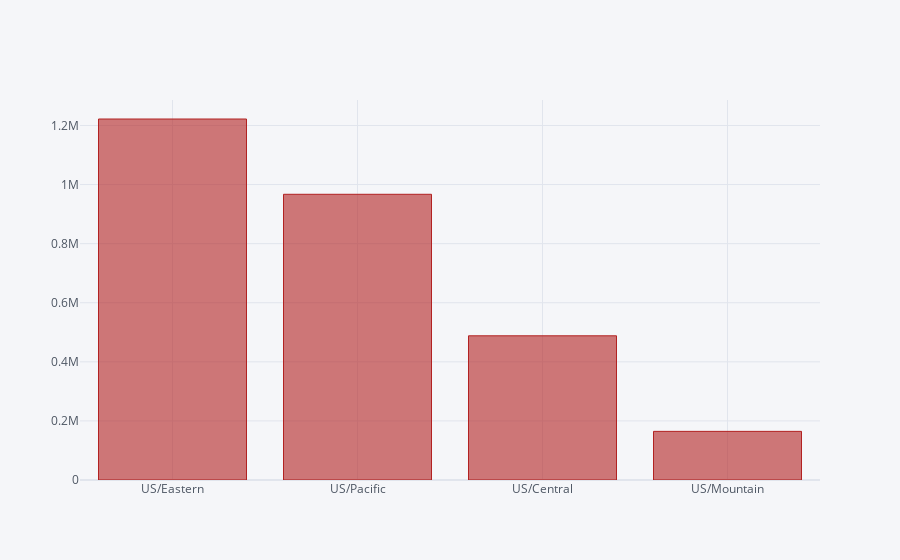

The notebook cell this image was saved under:
### Markdown cell above
## Timezone count with number of accident for each

### Code cell
df_accident['Timezone'].value_counts().compute().iplot(kind = 'bar', 
                                                       colors = 'firebrick')

### Figure 1 — Plotly figure (JSON) as saved in the notebook; plotly's stock layout.template omitted (floating-point values rounded to 4 significant figures)
{"data": [{"marker": {"color": "rgba(178, 34, 34, 0.6)", "line": {"color": "rgba(178, 34, 34, 1.0)", "width": 1}}, "name": "Timezone", "orientation": "v", "text": "", "type": "bar", "x": ["US/Eastern", "US/Pacific", "US/Central", "US/Mountain"], "y": [1221927, 967094, 488065, 164597]}], "layout": {"legend": {"bgcolor": "#F5F6F9", "font": {"color": "#4D5663"}}, "paper_bgcolor": "#F5F6F9", "plot_bgcolor": "#F5F6F9", "title": {"font": {"color": "#4D5663"}}, "xaxis": {"gridcolor": "#E1E5ED", "showgrid": true, "tickfont": {"color": "#4D5663"}, "title": {"font": {"color": "#4D5663"}, "text": ""}, "zerolinecolor": "#E1E5ED"}, "yaxis": {"gridcolor": "#E1E5ED", "showgrid": true, "tickfont": {"color": "#4D5663"}, "title": {"font": {"color": "#4D5663"}, "text": ""}, "zerolinecolor": "#E1E5ED"}}}
